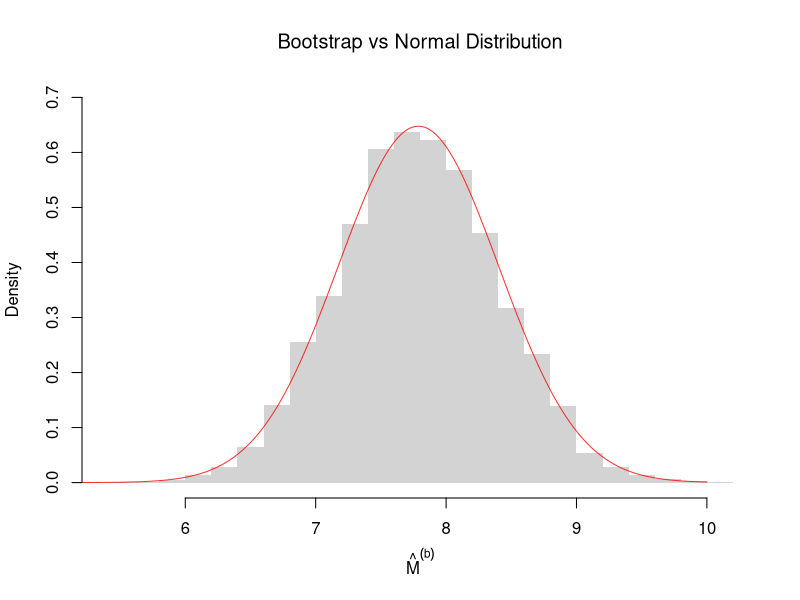

The R script that drew this image:
## ---- chunk 1
# Computerized Way to Compute Mean
x <- c(1, 2, 3, 4, 5)
x_probs <- c(1/5, 1/5, 1/5, 1/5, 1/5)
X_mean <- sum(x*x_probs)
X_mean

# Computerized Way to Compute SD
Xvar <- sum((x-X_mean)^2*x_probs)
Xvar
Xsd <- sqrt(Xvar)
Xsd

# Verified by simulation
Xsim <- sample(x, prob=x_probs,
          size=10000, replace=TRUE)
mean(Xsim)
sd(Xsim)
## ---- chunk 2
# A simulation of many coin flips
x <- c(0, 1)
x_probs <- c(1/4, 3/4)
X <- sample(x, prob=x_probs, size=1000, replace=TRUE)

round( mean(X), 4)

round( var(X), 4)
## ---- chunk 3
x <- c(1, 2, 3, 4)
x_probs <- c(1/8, 2/8, 1/8, 4/8)
X_mean <- sum(x * x_probs)
X_mean

X_var <- sum((x - X_mean)^2 * x_probs)
X_var

# Verify by simulation
X <- sample(x, prob=x_probs, size=10000, replace=TRUE)
round(mean(X), 2)
round(var(X), 2)
## ---- chunk 4
x  <- c(1, 2, 3)
x_probs <- c(0.2, 0.5, 0.3)
g  <- function(x) x^2 + 1
sum(g(x) * x_probs) 
## ---- chunk 5
g  <- function(x) x^2 + 1

# A theoretical example
x <- c(1, 2, 3, 4)
x_probs <- c(1/4, 1/4, 1/4, 1/4)
sum(g(x) * x_probs) 

# A simulation example
X <- sample(x, prob=x_probs, size=1000, replace=TRUE)
mean(g(X))
## ---- chunk 6
x <- rexp(5e5, rate = 1)           # X ~ Exp(1)
mean(sqrt(x))                      # LOTUS Simulation
sqrt(pi) / 2                       # Exact via LOTUS integral
## ---- chunk 7
# Exponential Random Variable
X <- rexp(5000, 2)
m <- mean(X)
round(m, 2)

# Normal Random Variable
X <- rnorm(5000, 1, 2)
round(mean(X), 2)
round(var(X), 2)
## ---- chunk 8
X <- USArrests[, 'Murder']
round( mean(X), 4)
round( var(X), 4)
## ---- chunk 9
# Simulate the coin flips
X <- sample(c(0, 1), 100, prob=c(0.24, 0.76), replace=TRUE)

# Compute a sample estimate using probability weights
P  <- table(X) #table of counts
p <- c(P)/length(X) #frequencies (must sum to 1)
x <- as.numeric(names(p)) #unique values
cbind(x, p)

# Sample Mean Estimate
X_mean <- sum(x*p)
X_mean

mean(X)
## ---- chunk 10
x <- c(0, 1, 2)
x_probs <- c(1/3, 1/3, 1/3)
X  <-  sample(x, prob=x_probs, 1000, replace=TRUE)

# First Way (Computerized)
mean(X)

# Second Way (Explicit Calculations)
# start with a table of counts like the previous example
## ---- chunk 11
x <- c(1, 2, 3)
x_probs <- c(0.2, 0.5, 0.3)

mx <- sum(x * x_probs)         # weighted mean
x_diff <- (x - mx)^2           # squared deviations
x_var <- sum(x_probs * x_diff) # weighted variance
x_var
## ---- chunk 12
# values and probabilities
h  <- hist(X, plot=FALSE)
wt <- h[['counts']]/length(X) 
xt <- h[['mids']]
# Weighted mean
X_mean <- sum(wt*xt)
X_mean

# Compare to 'mean(x)'
## ---- chunk 13
X <- runif(2000, -1, 1)
## ---- chunk 14
sample_dat <- USArrests[, 'Murder']
n <- length(sample_dat)
theory_se <- sd(sample_dat)/sqrt(n)

# Bootstrap estimates
bootstrap_means <- rep(NA, 9999)
for(b in seq_along(bootstrap_means)){
    dat_id <- seq(1, n)
    boot_id <- sample(dat_id , replace=TRUE)
    dat_b  <- sample_dat[boot_id] # c.f. jackknife
    mean_b <- mean(dat_b)
    bootstrap_means[b] <-mean_b
}
boot_se <- sd(bootstrap_means)

# Compare SE's
paste0('Bootstrap SE = ', round(boot_se, 3))
paste0('Class SE = ', round(theory_se, 3))
## ---- chunk 15
# Bootstrap Distribution
hist(bootstrap_means, breaks=25,
    main=NA, border=NA,
    freq=FALSE, ylim=c(0, 0.7),
    xlab=expression(hat(M)^group('(', b, ')')))
title('Bootstrap vs Normal Distribution', font.main=1)

# Theoretical Distribution: Normal Approximation with IID SEs
x <- seq(5, 10, by=0.01)
fx <- dnorm(x, mean(sample_dat), theory_se)
lines(x, fx, col=rgb(1, 0, 0, .8), lty=1)
